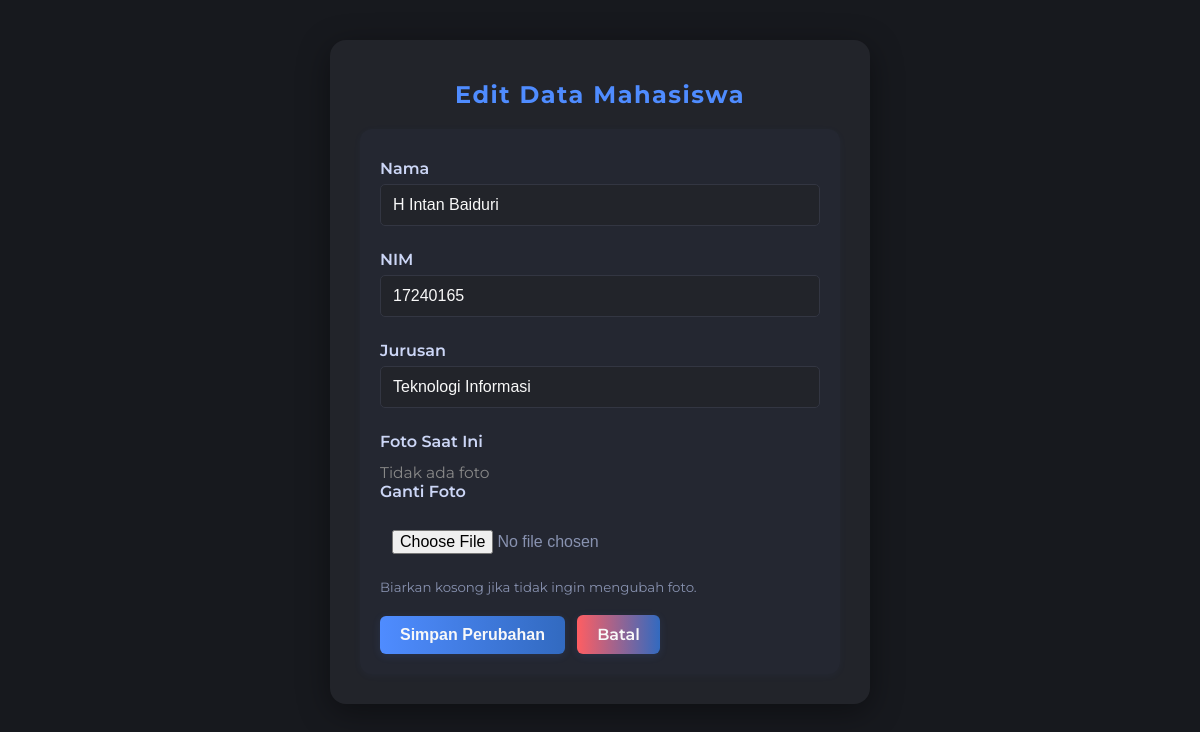
The page /edit?id=19 (signed in) on the database its author committed.
### tables this page shows
CREATE TABLE `mahasiswa` (
  `id` int NOT NULL,
  `nama` varchar(255) NOT NULL,
  `nim` varchar(20) NOT NULL,
  `jurusan` varchar(100) DEFAULT NULL,
  `email` varchar(100) DEFAULT NULL,
  `created_at` timestamp NULL DEFAULT CURRENT_TIMESTAMP,
  `updated_at` timestamp NULL DEFAULT NULL ON UPDATE CURRENT_TIMESTAMP,
  `foto` varchar(255) DEFAULT NULL
);

### edit.php (the view, shortened to what this page needs)
<?php
include 'koneksi.php';
$id = $_GET["id"];
$sql = "SELECT * FROM mahasiswa WHERE id=$id";
$result = $conn->query($sql);
?>
<!DOCTYPE html>
<html lang="id">
<head>
</head>
<body>
    <div class="container">
        <h1>Edit Data Mahasiswa</h1>
        <?php
        if ($result->num_rows == 1) {
            $row = $result->fetch_assoc();
        ?>
        <form action="proses_edit.php" method="post" enctype="multipart/form-data">
            <label for="nama">Nama
                <input type="text" id="nama" name="nama" value="<?php echo htmlspecialchars($row["nama"]); ?>" required>
            </label>
            <label for="nim">NIM
                <input type="text" id="nim" name="nim" value="<?php echo htmlspecialchars($row["nim"]); ?>" required>
            </label>
            <label for="jurusan">Jurusan
                <input type="text" id="jurusan" name="jurusan" value="<?php echo htmlspecialchars($row["jurusan"]); ?>"
                    required>
            </label>
            <label for="foto">Foto Saat Ini</label>
            <?php if (!empty($row["foto"]) && file_exists("uploads/" . $row["foto"])): ?>
            <img src='uploads/<?php echo htmlspecialchars($row["foto"]); ?>'
                alt='<?php echo htmlspecialchars($row["nama"]); ?>'>
            <?php else: ?>
            <span style="color:#888;font-size:0.97em;">Tidak ada foto</span>
            <?php endif; ?>
            <label for="foto">Ganti Foto</label>
            <input type="file" id="foto" name="foto">
            <small>Biarkan kosong jika tidak ingin mengubah foto.</small>
            <br><br>
            <input type="submit" value="Simpan Perubahan" class="button">
            <a href="index.php" class="button cancel">Batal</a>
        </form>
        <?php
        } else {
            echo "<p>Data mahasiswa tidak ditemukan.</p>";
        }
        ?>
    </div>
</body>
</html>

### edit.php (style rules this page uses)
:root { --bg-main: #17191e; --bg-accent: #22242a; --bg-card: #242731; --primary: #4f8cff; --primary-alt: #326ac0; --success: #38d39f; --danger: #ff5e62; --warning: #ffc371; --text-main: #f8f8f8; --text-secondary: #ccd6f6; --text-muted: #8892b0; --border: #333642; --shadow: 0 8px 32px rgba(0, 0, 0, 0.4); }
body { font-family: 'Montserrat', Arial, sans-serif; background: var(--bg-main); margin: 0; padding: 0; min-height: 100vh; color: var(--text-main); }
.container { background: var(--bg-accent); margin: 40px auto; padding: 40px 30px 30px 30px; border-radius: 16px; box-shadow: var(--shadow); max-width: 480px; }
header h1, .container h1 { color: var(--primary); letter-spacing: 1.5px; margin: 0 0 20px 0; font-weight: 700; font-size: 1.5em; text-align: center; }
.button, .actions .button, .button.cancel { background: linear-gradient(90deg, var(--primary) 0%, var(--primary-alt) 100%); color: var(--text-main); border: none; border-radius: 6px; padding: 10px 20px; font-size: 1em; font-weight: 600; cursor: pointer; text-decoration: none; margin-right: 8px; transition: background 0.3s, box-shadow 0.2s; box-shadow: 0 2px 8px rgba(79, 140, 255, 0.12); display: inline-block; }
.button.cancel { background: linear-gradient(90deg, var(--danger) 0%, var(--primary-alt) 100%); color: var(--text-main); margin-left: 0; }
form { background: var(--bg-card); border-radius: 12px; padding: 30px 20px 20px 20px; box-shadow: 0 2px 8px rgba(79, 140, 255, 0.04); }
label { display: block; margin-bottom: 12px; font-weight: 600; color: var(--text-secondary); }
input[type="text"], select, input[type="file"] { width: 100%; padding: 11px 12px; margin-top: 6px; margin-bottom: 12px; border: 1px solid var(--border); border-radius: 5px; background: var(--bg-accent); color: var(--text-main); font-size: 1em; box-sizing: border-box; }
input[type="file"] { background: none; color: var(--text-muted); border: none; }
small { color: var(--text-muted); }

### rows shown on the page
mahasiswa: nama "H Intan Baiduri", nim "17240165", jurusan "Teknologi Informasi"
